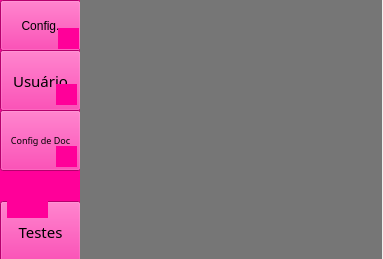
<?xml version="1.0" encoding="UTF-8"?>
<ui version="4.0">
 <class>Configuracao</class>
 <widget class="QMainWindow" name="Configuracao">
  <property name="geometry">
   <rect>
    <x>0</x>
    <y>0</y>
    <width>383</width>
    <height>259</height>
   </rect>
  </property>
  <property name="minimumSize">
   <size>
    <width>383</width>
    <height>259</height>
   </size>
  </property>
  <property name="maximumSize">
   <size>
    <width>383</width>
    <height>259</height>
   </size>
  </property>
  <property name="windowTitle">
   <string>AutoBot</string>
  </property>
  <property name="windowIcon">
   <iconset>
    <normaloff>:/icon/icone.png</normaloff>:/icon/icone.png</iconset>
  </property>
  <property name="inputMethodHints">
   <set>Qt::ImhNone</set>
  </property>
  <property name="iconSize">
   <size>
    <width>30</width>
    <height>30</height>
   </size>
  </property>
  <widget class="QWidget" name="centralwidget">
   <layout class="QHBoxLayout" name="horizontalLayout" stretch="0,0">
    <property name="spacing">
     <number>0</number>
    </property>
    <property name="leftMargin">
     <number>0</number>
    </property>
    <property name="topMargin">
     <number>0</number>
    </property>
    <property name="rightMargin">
     <number>1</number>
    </property>
    <property name="bottomMargin">
     <number>0</number>
    </property>
    <item>
     <widget class="QFrame" name="frame_2">
      <property name="minimumSize">
       <size>
        <width>80</width>
        <height>0</height>
       </size>
      </property>
      <property name="maximumSize">
       <size>
        <width>80</width>
        <height>16777215</height>
       </size>
      </property>
      <property name="styleSheet">
       <string notr="true">background-color: rgb(255, 0, 153);</string>
      </property>
      <property name="frameShape">
       <enum>QFrame::NoFrame</enum>
      </property>
      <property name="frameShadow">
       <enum>QFrame::Plain</enum>
      </property>
      <widget class="QPushButton" name="botao_config">
       <property name="geometry">
        <rect>
         <x>0</x>
         <y>0</y>
         <width>81</width>
         <height>51</height>
        </rect>
       </property>
       <property name="styleSheet">
        <string notr="true">font: 8pt &quot;OMEGLE&quot;;
</string>
       </property>
       <property name="text">
        <string>Config.</string>
       </property>
      </widget>
      <widget class="QPushButton" name="botao_user">
       <property name="geometry">
        <rect>
         <x>0</x>
         <y>50</y>
         <width>81</width>
         <height>61</height>
        </rect>
       </property>
       <property name="font">
        <font>
         <family>OMEGLE</family>
         <pointsize>11</pointsize>
         <weight>50</weight>
         <italic>false</italic>
         <bold>false</bold>
        </font>
       </property>
       <property name="styleSheet">
        <string notr="true"/>
       </property>
       <property name="text">
        <string>Usuário</string>
       </property>
      </widget>
      <widget class="QPushButton" name="botao_teste">
       <property name="geometry">
        <rect>
         <x>0</x>
         <y>201</y>
         <width>81</width>
         <height>61</height>
        </rect>
       </property>
       <property name="font">
        <font>
         <family>OMEGLE</family>
         <pointsize>11</pointsize>
         <weight>50</weight>
         <italic>false</italic>
         <bold>false</bold>
        </font>
       </property>
       <property name="styleSheet">
        <string notr="true"/>
       </property>
       <property name="text">
        <string>Testes</string>
       </property>
      </widget>
      <widget class="QPushButton" name="botao_doc">
       <property name="geometry">
        <rect>
         <x>0</x>
         <y>110</y>
         <width>81</width>
         <height>61</height>
        </rect>
       </property>
       <property name="font">
        <font>
         <family>OMEGLE</family>
         <pointsize>7</pointsize>
         <weight>50</weight>
         <italic>false</italic>
         <bold>false</bold>
        </font>
       </property>
       <property name="styleSheet">
        <string notr="true"/>
       </property>
       <property name="text">
        <string>Config de Doc</string>
       </property>
      </widget>
      <widget class="QLabel" name="label">
       <property name="geometry">
        <rect>
         <x>58</x>
         <y>28</y>
         <width>21</width>
         <height>21</height>
        </rect>
       </property>
       <property name="text">
        <string/>
       </property>
       <property name="pixmap">
        <pixmap resource="../images/icones_home.qrc">:/config/icone_config.png</pixmap>
       </property>
       <property name="scaledContents">
        <bool>true</bool>
       </property>
      </widget>
      <widget class="QLabel" name="label_2">
       <property name="geometry">
        <rect>
         <x>56</x>
         <y>84</y>
         <width>21</width>
         <height>21</height>
        </rect>
       </property>
       <property name="text">
        <string/>
       </property>
       <property name="pixmap">
        <pixmap resource="../images/icones_home.qrc">:/user/user.png</pixmap>
       </property>
       <property name="scaledContents">
        <bool>true</bool>
       </property>
      </widget>
      <widget class="QLabel" name="label_3">
       <property name="geometry">
        <rect>
         <x>56</x>
         <y>146</y>
         <width>21</width>
         <height>21</height>
        </rect>
       </property>
       <property name="text">
        <string/>
       </property>
       <property name="pixmap">
        <pixmap resource="../images/icones_home.qrc">:/doc/file.png</pixmap>
       </property>
       <property name="scaledContents">
        <bool>true</bool>
       </property>
      </widget>
      <widget class="QLabel" name="label_4">
       <property name="geometry">
        <rect>
         <x>7</x>
         <y>177</y>
         <width>41</width>
         <height>41</height>
        </rect>
       </property>
       <property name="text">
        <string/>
       </property>
       <property name="pixmap">
        <pixmap resource="../images/icones_home.qrc">:/testes/test.png</pixmap>
       </property>
       <property name="scaledContents">
        <bool>true</bool>
       </property>
      </widget>
     </widget>
    </item>
    <item>
     <widget class="QFrame" name="frame">
      <property name="maximumSize">
       <size>
        <width>16777215</width>
        <height>16777215</height>
       </size>
      </property>
      <property name="styleSheet">
       <string notr="true">background-color: rgb(118, 118, 118);</string>
      </property>
      <property name="frameShape">
       <enum>QFrame::NoFrame</enum>
      </property>
      <property name="frameShadow">
       <enum>QFrame::Plain</enum>
      </property>
      <widget class="QLabel" name="logo">
       <property name="geometry">
        <rect>
         <x>-30</x>
         <y>-20</y>
         <width>331</width>
         <height>201</height>
        </rect>
       </property>
       <property name="text">
        <string/>
       </property>
       <property name="pixmap">
        <pixmap resource="../images/tela_home.qrc">:/logo_bg/Logo fundo transparente.png</pixmap>
       </property>
       <property name="scaledContents">
        <bool>true</bool>
       </property>
      </widget>
      <widget class="QLabel" name="dev_by">
       <property name="geometry">
        <rect>
         <x>0</x>
         <y>150</y>
         <width>181</width>
         <height>181</height>
        </rect>
       </property>
       <property name="text">
        <string/>
       </property>
       <property name="pixmap">
        <pixmap resource="../images/tela_home.qrc">:/dev/dev_by.png</pixmap>
       </property>
       <property name="scaledContents">
        <bool>true</bool>
       </property>
      </widget>
      <widget class="QLabel" name="sinopse">
       <property name="geometry">
        <rect>
         <x>180</x>
         <y>160</y>
         <width>121</width>
         <height>91</height>
        </rect>
       </property>
       <property name="text">
        <string/>
       </property>
       <property name="pixmap">
        <pixmap resource="../images/tela_home.qrc">:/sinopse/sinopse.png</pixmap>
       </property>
       <property name="scaledContents">
        <bool>true</bool>
       </property>
      </widget>
     </widget>
    </item>
   </layout>
  </widget>
 </widget>
 <resources>
  <include location="../images/tela_home.qrc"/>
  <include location="../images/icones_home.qrc"/>
  <include location="../images/tela_teste.qrc"/>
 </resources>
 <connections/>
</ui>
